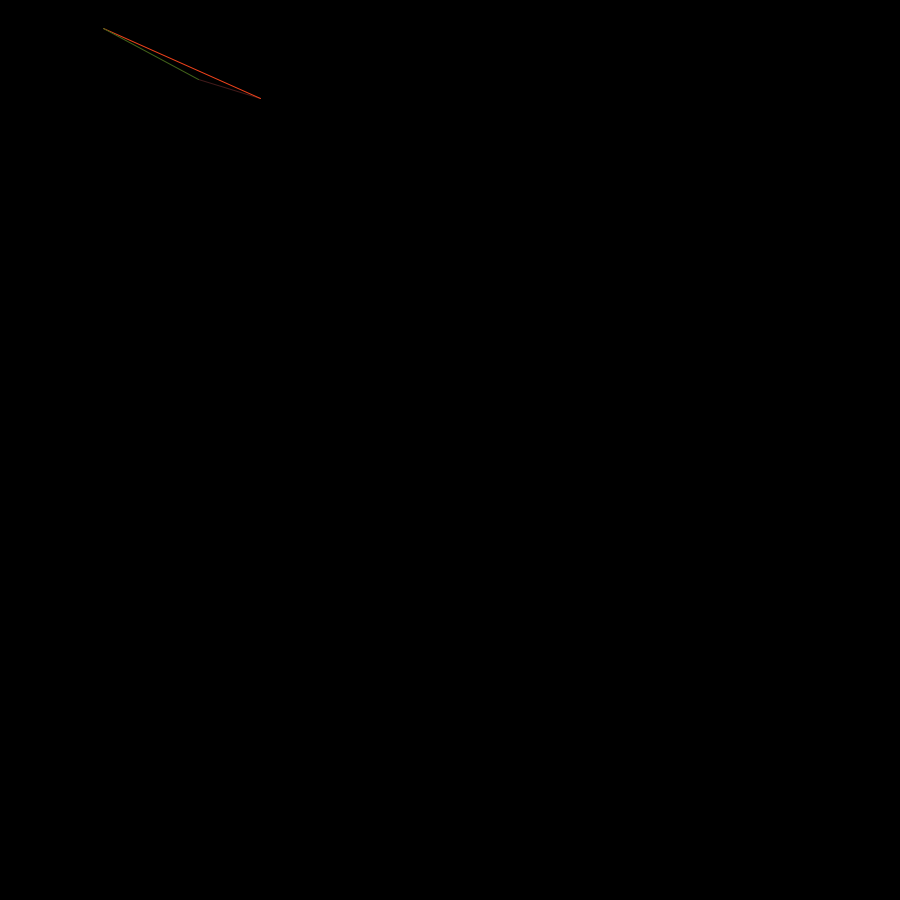
Frame 1 (no input)
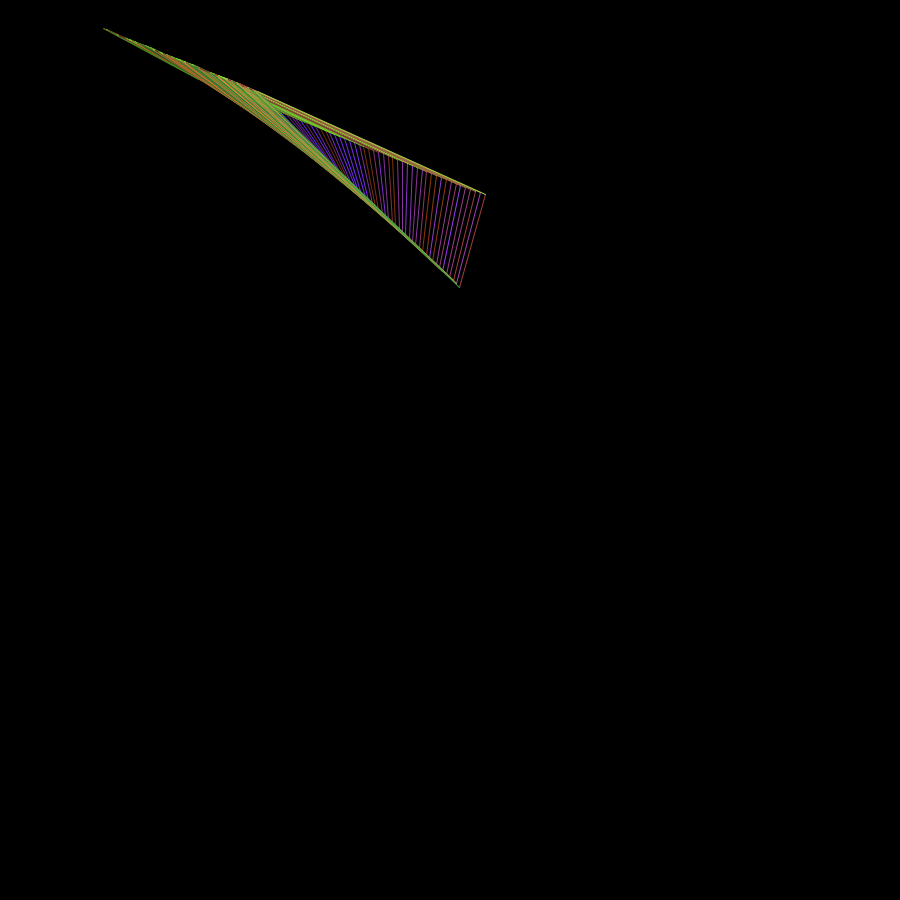
Frame 60 (the mouse pressed at the canvas centre just before this capture)
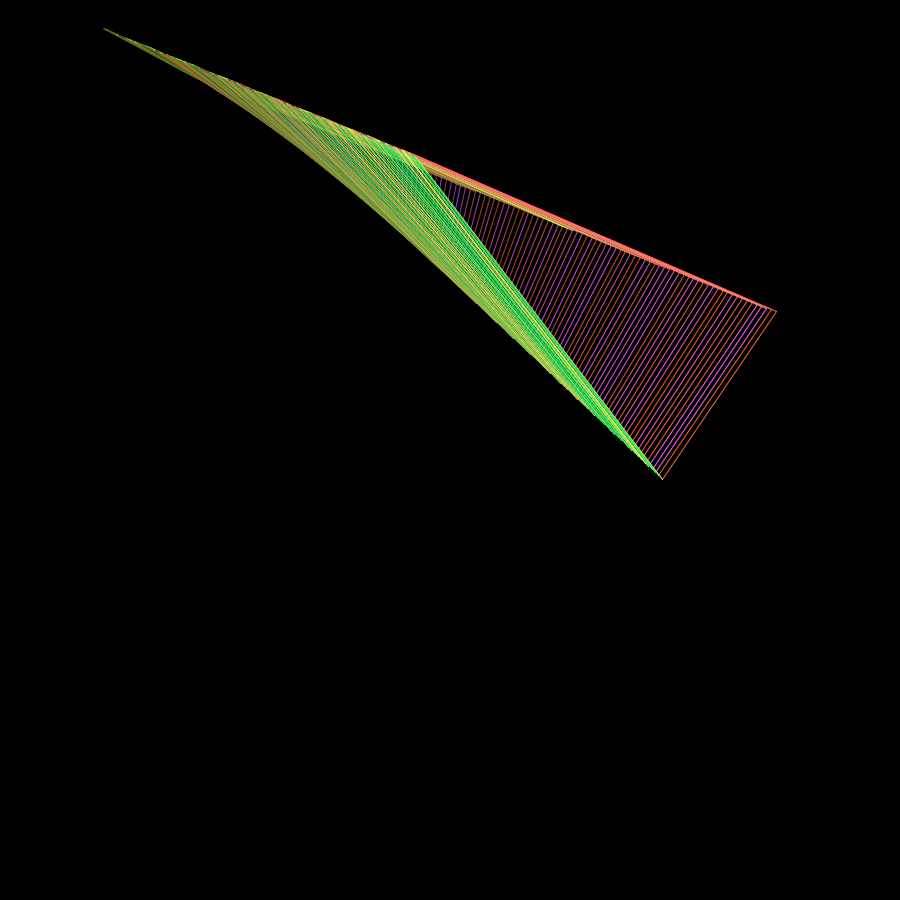
Frame 120 (the mouse held since frame 60 and released just before this capture)

The Processing sketch that drew these frames (run headless with seeded random() and noise(); from frame 60 on, the mouse is pressed at the canvas centre):

// Processing sketch: processing_42863
// ── processing_42863.pde

//ball-1
float x = random(0,300);
float y = random(0,300);
float xspeed = random(2,5);
float yspeed = random(1,5);
float r = 0;

//ball-2
float x2 = random(0,300);
float y2 = random(0,300);
float x2speed = random(2,5);
float y2speed = random(1,5);
float r2 = 0;

//ball-3
float x3 = random(0,300);
float y3 = random(0,300);
float x3speed = random(2,5);
float y3speed = random(1,5);
float r3 = 0;


void setup() {
  size(900,900);
  background(0);
  smooth();
  noStroke();
}

void draw() {

  noStroke();

  x = x + xspeed;
  y = y + yspeed;
  x2 = x2 + x2speed;
  y2 = y2 + y2speed;
  x3 = x3 + x3speed;
  y3 = y3 + y3speed;
  
//ball-1
  if ((x > width) || (x < 0)) {
    xspeed = xspeed * -1;
  }
  
  if ((y > height) || (y < 0)) {
    yspeed = yspeed * -1;
  }

  noFill(); stroke(x/3,y/3,random (0,255));
  ellipse(x,y,r,r);
  
  r = 0;
  
//ball-2
  if ((x2 > width) || (x2 < 0)) {
    x2speed = x2speed * -1;
  }
  
  if ((y2 > height) || (y2 < 0)) {
    y2speed = y2speed * -1;
  }

  noFill(); stroke(y2/3,random (0,255),x2/3);
  ellipse(x2,y2,r2,r2);
  
  r2 = 0;

//ball-3
  if ((x3 > width) || (x3 < 0)) {
    x3speed = x3speed * -1;
  }
  
  if ((y3 > height) || (y3 < 0)) {
    y3speed = y3speed * -1;
  }

  noFill(); stroke(random (0,255),x3/3,y3/3);
  ellipse(x3,y3,r3,r3);
  
  r3 = 0;
  stroke(x/3,y/3,random(0,255));
  line(x,y,x2,y2);
  stroke(random(0,255),x/3,y/3);
  line(x2,y2,x3,y3);
  stroke(x/3,random(0,255),y/3);
  line(x,y,x3,y3);
  
}
